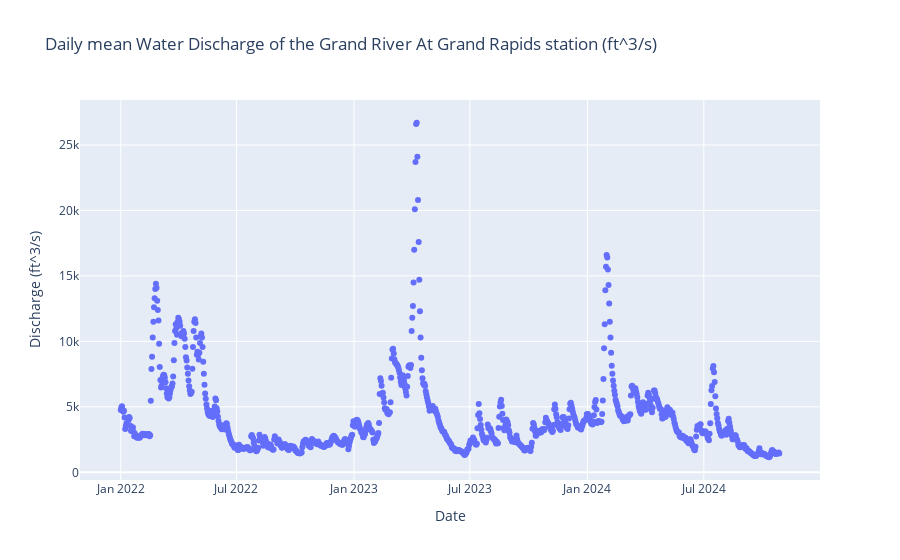

The notebook cell saved with this chart:
### Code cell
ddf['Discharge (ft^3/s)']=ddf['Discharge (ft^3/s)'].apply(pd.to_numeric)

px.scatter(ddf, 
           title = 'Daily mean Water Discharge of the Grand River At Grand Rapids station (ft^3/s)',
           x=ddf['Date'], 
           y=ddf['Discharge (ft^3/s)'],
           render_mode='svg')

### Figure 1 — Plotly figure (JSON) as saved in the notebook; plotly's stock layout.template omitted (floating-point values rounded to 4 significant figures; data arrays with more than 128 entries replaced by an {"elided": "..."} marker saying what was removed)
{"data": [{"hovertemplate": "Date=%{x}<br>Discharge (ft^3/s)=%{y}<extra></extra>", "legendgroup": "", "marker": {"color": "#636efa", "symbol": "circle"}, "mode": "markers", "name": "", "orientation": "v", "showlegend": false, "type": "scatter", "x": {"elided": "1031 str values"}, "xaxis": "x", "y": {"elided": "1031 int values"}, "yaxis": "y"}], "layout": {"legend": {"tracegroupgap": 0}, "title": {"text": "Daily mean Water Discharge of the Grand River At Grand Rapids station (ft^3/s)"}, "xaxis": {"anchor": "y", "domain": [0, 1], "title": {"text": "Date"}}, "yaxis": {"anchor": "x", "domain": [0, 1], "title": {"text": "Discharge (ft^3/s)"}}}}
